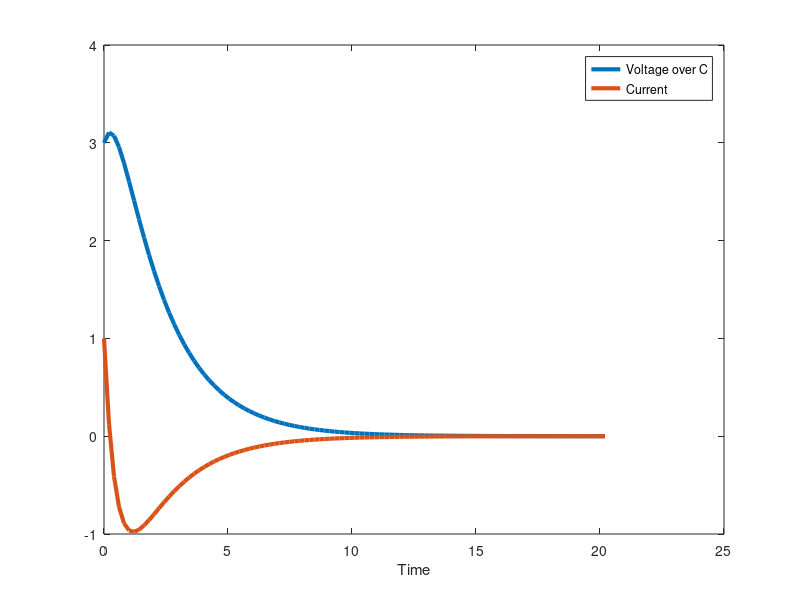
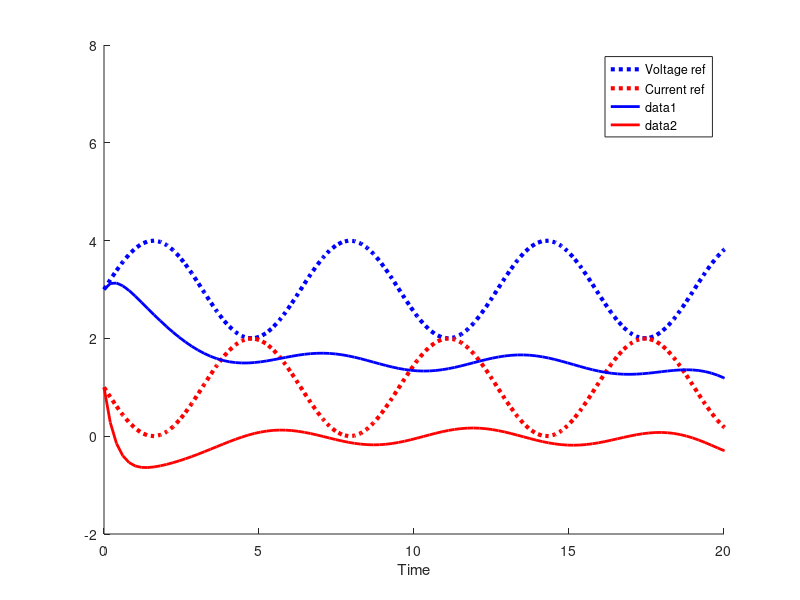

The MATLAB source for these figures, in order:
% RLC Control
close all; clear; clc;

A = [0.983 0.1563; -0.1563 0.5921]; 
B = [0.0170; 0.1563];

rank([B A*B]);

T = 100;
x0 = [3; 1];

X = zeros(2,T+1);
X(:,1) = x0;

for t = 1:T
    X(:,t+1) = A*X(:,t);
end

time = linspace(0,(T+1)*0.2,T+1);

figure;
plot(time, X(1,:), 'linewidth', 3);
hold on;
plot(time, X(2,:), 'linewidth', 3);
xlabel('Time');
legend('Voltage over C','Current');

%%

X_ref = zeros(2,T+1);
X_ref(:,1) = x0;
for t = 1:T
    X_ref(1,t+1) = X_ref(1,1) + sin(t/5);
    X_ref(2,t+1) = X_ref(2,1) - sin(t/5);
end

figure;
hold on;
plot(time, X_ref(1,:),':b', 'linewidth', 3);
plot(time, X_ref(2,:),':r','linewidth', 3);
axis([0 T*0.2 -2 8])
xlabel('Time');
legend('Voltage ref','Current ref');

%% 

AA = zeros(T*2,T*3);
ind = 1;
for t = 1:T
    if (t>1)
        AA((t-1)*2+1:t*2,ind-2:ind-1) = A;
    end
    AA((t-1)*2+1:t*2,ind) = B;
    AA((t-1)*2+1:t*2,ind+1:ind+2) = -eye(2);
    ind = ind+3;
end

bb = zeros(T*2,1);
for t = 1:T
    bb(t*2-1:t*2) = X_ref(:,t+1)-A*X_ref(:,t);
end

%%
soln = AA'/(AA*AA')*bb;
X_soln = zeros(2,T+1);
U_soln = zeros(1,T);
X_soln(:,1) = x0;
ind = 1;
for t = 1:T
    U_soln(t) = soln(ind);
    ind = ind+1;
    X_soln(:,t+1) = soln(ind:ind+1)+X_ref(:,t+1);
    ind = ind+2;
end
%%
plot(time, X_soln(1,:),'b', 'linewidth', 2);
plot(time, X_soln(2,:),'r','linewidth', 2);

